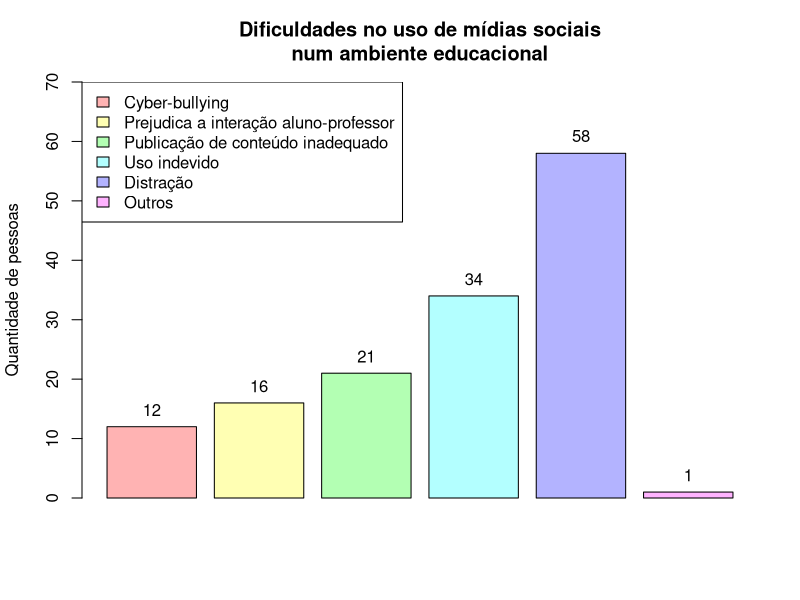

This chart was generated by the following R code:
library(readxl)
df <- read_excel("dados/umses_alunos_2018.xlsx")
#View(df)

total <- length(df$distracao)

outros <- sum(table(df$outras_dificuldades))

distracao <- table(df$distracao)

usoindev <- table(df$usoindev)

prejintera <- table(df$prejintera)

bulling <- table(df$bulling)

continadeq <- table(df$continadeq)


labels <- c("Distração", "Uso indevido", "Prejudica a interação aluno-professor", "Cyber-bullying", "Publicação de conteúdo inadequado")
values <- c(distracao, usoindev, prejintera, bulling, continadeq)

dados <- data.frame(labels, values)
nl <- data.frame("Outros", outros)
names(nl) <- c("labels", "values")
dadosOrdenados <- dados[with(dados, order(dados$values)),]

dadosOrdenados <- rbind(dadosOrdenados, nl)

jpeg("graficos/dificuldades-uso-educacao.jpeg")

xval <- barplot(dadosOrdenados$values,
        main="Dificuldades no uso de mídias sociais\nnum ambiente educacional",
        col=rainbow(6, s=.3),
        ylim=c(0, ceiling(total / 10) * 10),
        ylab="Quantidade de pessoas")

text(x=xval, y=dadosOrdenados$values + 0.05 * max(dadosOrdenados$values), dadosOrdenados$values, xpd=TRUE)

legend("topleft", legend=dadosOrdenados$labels, fill=rainbow(6, s=.3))

dev.off()
